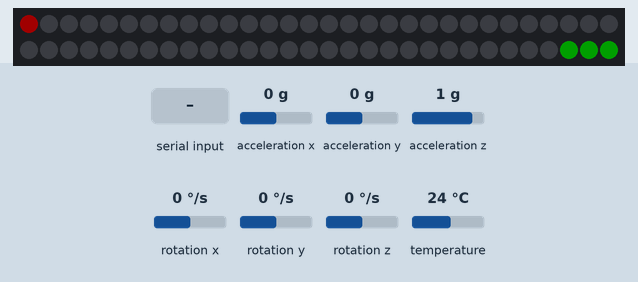
This sketch was run on a simulated Arduino Uno, built with avr-gcc and run on an emulated ATmega328P. On the bench: 60 RGB LEDs in strip order, left to right, continuing on the next row. The test bench sets the inputs (shaded band); at power-on: acceleration x 0 g, acceleration y 0 g, acceleration z 1 g, rotation x 0 °/s, rotation y 0 °/s, rotation z 0 °/s, temperature 24 °C. Dim RGB values are drawn brighter than linear.

Above: at 1.2 s.
1.3 s: acceleration x set to 0.8 g
At 1.85 s:
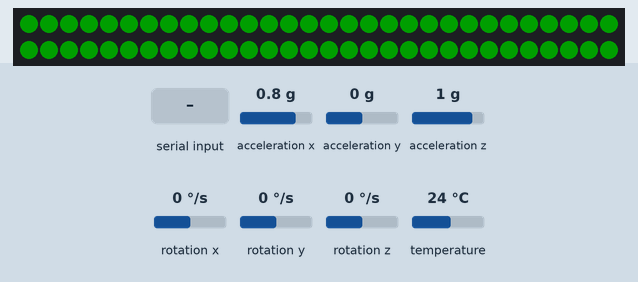
3.4 s: acceleration x set to -1.4 g
At 5.2 s:
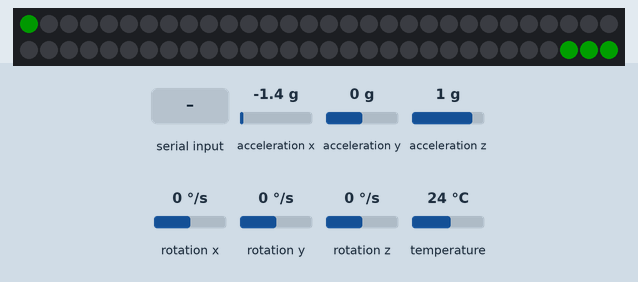
5.5 s: byte 32 (' ') received over Serial
7.3 s: acceleration x set to 1.4 g
At 7.71 s:
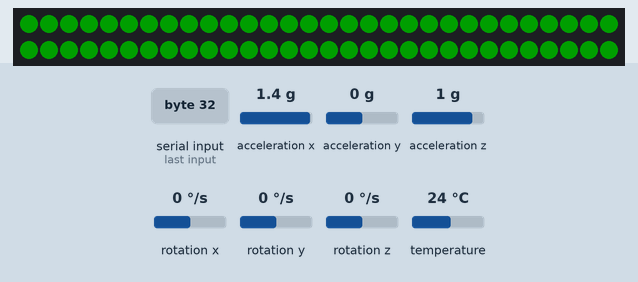
9.1 s: acceleration x set to -0.8 g
At 11.1 s:
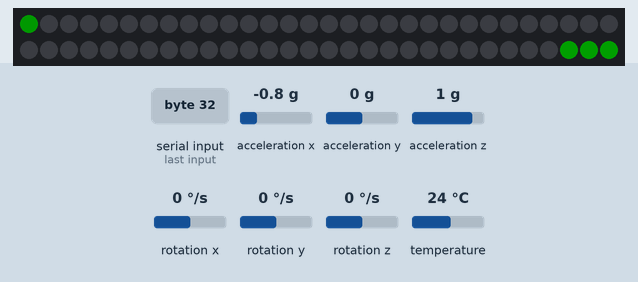
Timing chart, 0 to 12.3 s (numbered marks = the images above; inputs shaded):
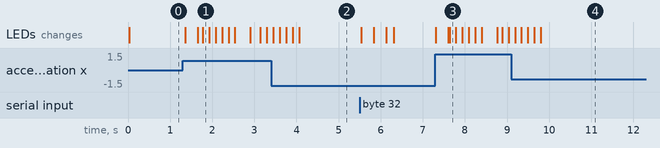

The sketch:

ukol.ino
```cpp
#include <Wire.h>
#include <Adafruit_MPU6050.h>
#include <Adafruit_Sensor.h>
#include <FastLED.h>
// --- Nastavení LED pásku ---
#define POCET_LED 60        // Uprav podle reálného počtu LED na liště
#define DATOVY_PIN 6        // Pin na Arduinu, kam vede datový vodič pásku
#define JAS_LED 60          // Jas pásku (0 až 255)
CRGB ledky[POCET_LED];
// --- Senzor náklonu ---
Adafruit_MPU6050 senzor;
// --- Herní parametry kuličky ---
float poziceKulicky = 0.0;
float rychlostKulicky = 0.0;
const float treni = 0.94;           // Tlumení pohybu (aby kulička nezrychlovala do nekonečna)
const float citlivostListy = 0.08;  // Jak prudce kulička reaguje na náklon lišty
// --- Herní parametry tlakové vlny (obrana) ---
int poziceVlny = -1;                // -1 znamená, že žádná vlna zrovna neletí
const int rychlostVlny = 2;         // Kolik LEDek vlna přeskočí za jeden cyklus
unsigned long casPosledniVlny = 0;  // Uložení času výstřelu
const unsigned long cooldownVlny = 2000; // 2 sekundy pauza mezi výstřely z klávesnice
// --- Časování smyčky ---
unsigned long casPoslednihoKroku = 0;
const int snimkovyInterval = 30;    // Obnova hry každých cca 30 ms (~33 FPS)
void setup() {
  Serial.begin(9600);
  // Inicializace adresovatelného LED pásku
  FastLED.addLeds<WS2812B, DATOVY_PIN, GRB>(ledky, POCET_LED);
  FastLED.setBrightness(JAS_LED);
  FastLED.clear();
  FastLED.show();
  // Inicializace gyroskopu / akcelerometru MPU6050
  if (!senzor.begin()) {
    // Pokud čidlo neodpovídá, rozsvítí se první LEDka červeně jako chyba
    ledky[0] = CRGB::Red;
    FastLED.show();
    while (1) {
      delay(10);
    }
  }
  // Nastavení rozsahů senzoru pro hladký chod
  senzor.setAccelerometerRange(MPU6050_RANGE_4_G);
  senzor.setFilterBandwidth(MPU6050_BAND_21_HZ);
}
void loop() {
  unsigned long aktualniCas = millis();
  // 1. Čtení klávesnice z PC přes Serial Monitor (stisknutí mezerníku obráncem)
  if (Serial.available() > 0) {
    char stisknutyZnak = Serial.read();
    // Reakce na mezerník, pokud už vypršel 2sekundový cooldown a vlna neletí
    if (stisknutyZnak == ' ') {
      if (aktualniCas - casPosledniVlny >= cooldownVlny && poziceVlny == -1) {
        poziceVlny = POCET_LED - 4; // Vlna vystartuje kousek před domečkem
        casPosledniVlny = aktualniCas;
      }
    }
  }
  // 2. Pravidelná herní smyčka
  if (aktualniCas - casPoslednihoKroku >= snimkovyInterval) {
    casPoslednihoKroku = aktualniCas;
    // --- Načtení náklonu z osy X nebo Y (podle natočení čidla na liště) ---
    sensors_event_t a, g, temp;
    senzor.getEvent(&a, &g, &temp);
    // a.acceleration.x udává gravitační sílu při naklonění tyče
    float naklon = a.acceleration.x;
    // --- Fyzika kuličky ---
    rychlostKulicky += naklon * citlivostListy;
    rychlostKulicky *= treni;
    poziceKulicky += rychlostKulicky;
    // Omezení začátku lišty (spodní doraz)
    if (poziceKulicky < 0) {
      poziceKulicky = 0;
      rychlostKulicky = 0;
    }
    // --- Pohyb a kolize tlakové vlny ---
    if (poziceVlny >= 0) {
      poziceVlny -= rychlostVlny; // Vlna letí zprava doleva
      // Zásah: pokud se vlna přiblíží ke kuličce na 2 LEDky
      if (abs(poziceVlny - (int)poziceKulicky) <= 2) {
        poziceKulicky -= 12;      // Tlaková vlna kuličku odfoukne o 12 pozic zpět
        rychlostKulicky = -2.5;   // Udělí kuličce silný zpětný ráz
        poziceVlny = -1;          // Vlna po nárazu zaniká
        if (poziceKulicky < 0) poziceKulicky = 0;
      } else if (poziceVlny < 0) {
        // Vlna doletěla až na úplný začátek a minula kuličku
        poziceVlny = -1;
      }
    }
    // --- Kontrola vítězství ---
    if (poziceKulicky >= POCET_LED - 3) {
      // Kulička úspěšně dorazila do domečku -> vítězná animace
      for (int i = 0; i < 3; i++) {
        fill_solid(ledky, POCET_LED, CRGB::Green);
        FastLED.show();
        delay(150);
        fill_solid(ledky, POCET_LED, CRGB::Black);
        FastLED.show();
        delay(150);
      }
      // Reset hry na začátek
      poziceKulicky = 0;
      rychlostKulicky = 0;
      poziceVlny = -1;
      return;
    }
    // --- Vykreslení celé scény na pásek ---
    FastLED.clear();
    // 1. Zelený domeček na konci pásku (poslední 3 LEDky)
    for (int i = POCET_LED - 3; i < POCET_LED; i++) {
      ledky[i] = CRGB::Green;
    }
    // 2. Modrá kulička (s ošetřením, aby index nikdy nepřetekl pole)
    int indexKulicky = constrain((int)poziceKulicky, 0, POCET_LED - 1);
    ledky[indexKulicky] = CRGB::DeepSkyBlue;
    // 3. Červená tlaková vlna (zobrazena jako 2 LEDky za sebou pro lepší viditelnost)
    if (poziceVlny >= 0) {
      if (poziceVlny < POCET_LED) ledky[poziceVlny] = CRGB::Red;
      if (poziceVlny + 1 < POCET_LED) ledky[poziceVlny + 1] = CRGB::DarkRed;
    }
    // 4. Indikátor cooldownu obranné vlny (úplně první LEDka na startu)
    // Svítí zeleně, když může obránce vystřelit, zhasne/zčervená během nabíjení
    if (aktualniCas - casPosledniVlny >= cooldownVlny) {
      ledky[0] = CRGB::DarkGreen;
    } else {
      ledky[0] = CRGB::DarkRed;
    }
    FastLED.show();
  }
}
```

Measured:
- after the input at 1.3 s, the LEDs: first change after 0.06 s (image 1 shows a later state)
- after the input at 3.4 s, the LEDs: first differ from a run without the input after 0.66 s (image 2)
- after the input at 7.3 s, the LEDs: first change at once (image 3 shows a later state)
- after the input at 9.1 s, the LEDs: first differ from a run without the input after 0.70 s (image 4)
